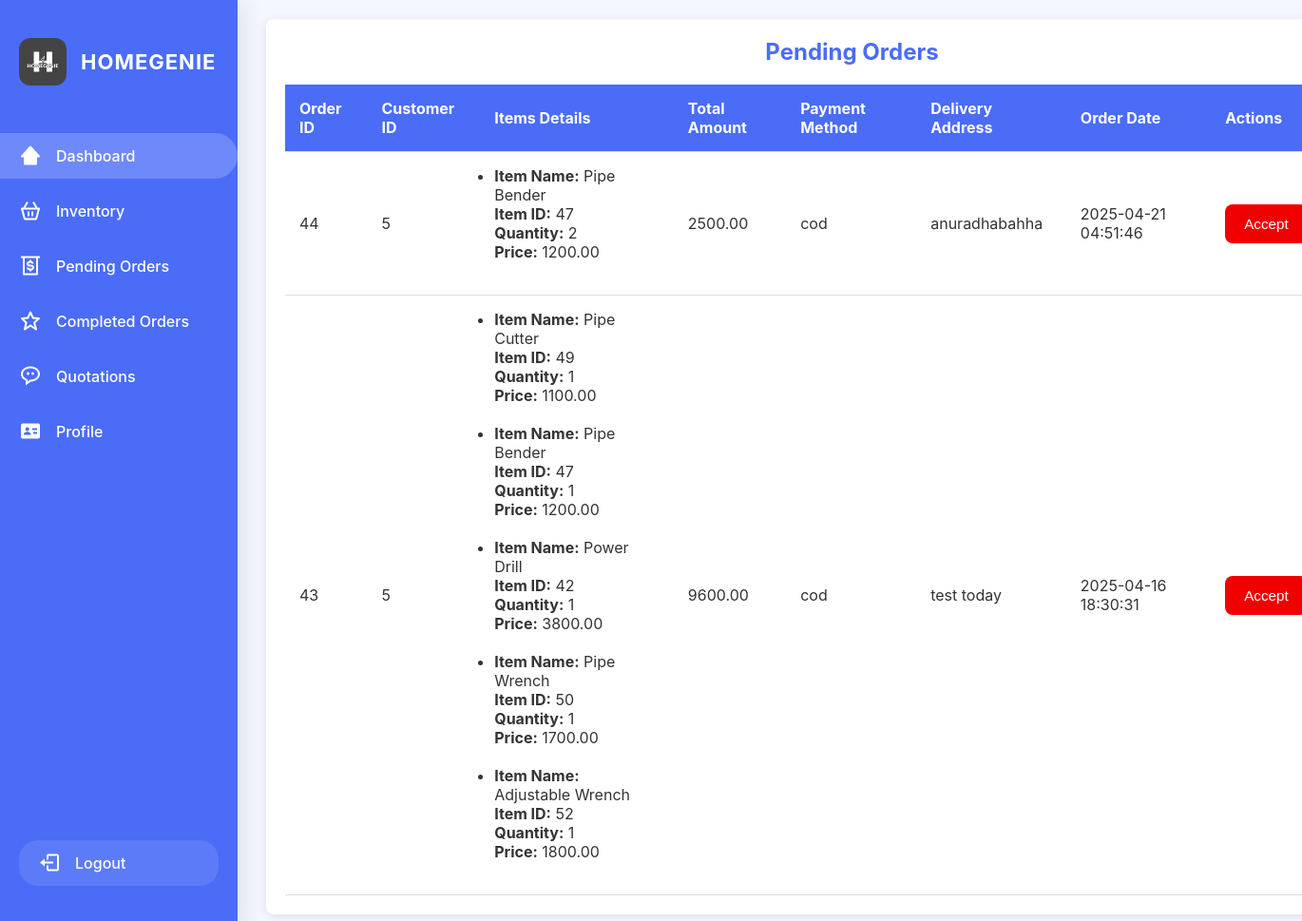
Screenshot of /SupplierController/pendingOrders (signed in) with the database file from the repository.
### tables this page shows
CREATE TABLE `sales_orders` (
  `id` int(11) NOT NULL,
  `customer_id` int(11) NOT NULL,
  `total_amount` decimal(10,2) NOT NULL,
  `payment_method` varchar(20) NOT NULL,
  `delivery_address` text NOT NULL,
  `created_at` timestamp NOT NULL DEFAULT current_timestamp(),
  `supplier_id` int(11) NOT NULL,
  `status` enum('Pending','Accepted','Completed','Cancelled') NOT NULL DEFAULT 'Pending'
);

CREATE TABLE `inventory` (
  `item_id` int(11) NOT NULL,
  `item_name` varchar(100) NOT NULL,
  `description` text DEFAULT NULL,
  `quantity` int(11) NOT NULL,
  `selling_price` decimal(10,2) NOT NULL,
  `category` varchar(50) NOT NULL,
  `added_date` date NOT NULL,
  `image_path` longblob DEFAULT NULL,
  `user_id` int(11) DEFAULT NULL
);

CREATE TABLE `sales_items` (
  `id` int(11) NOT NULL,
  `sale_id` int(11) NOT NULL,
  `item_id` int(11) NOT NULL,
  `quantity` int(11) NOT NULL,
  `price` decimal(10,2) NOT NULL,
  `created_at` timestamp NOT NULL DEFAULT current_timestamp(),
  `supplier_id` int(11) NOT NULL,
  `status` enum('Pending','Accepted','Completed','Cancelled') NOT NULL DEFAULT 'Pending'
);

### app/controllers/SupplierController.php (called while the page is built, shortened)
<?php
require_once '../app/models/SupplierModel.php';
class SupplierController extends Controller {
    private $SupplierModel;
    public function __construct() {
        $this->SupplierModel = $this->model('SupplierModel');
    }
    public function pendingOrders()
{
    $loggedUserId = $_SESSION['user_id'] ?? null;
    $pendingOrders = $this->SupplierModel->getPendingOrders($loggedUserId);
    $orders = [];
    foreach ($pendingOrders as $row) {
        $orderId = $row->order_id;
        if (!isset($orders[$orderId])) {
            $orders[$orderId] = (object)[
                'order_id' => $row->order_id,
                'customer_id' => $row->customer_id,
                'total_amount' => $row->total_amount,
                'payment_method' => $row->payment_method,
                'delivery_address' => $row->delivery_address,
                'created_at' => $row->created_at,
                'customer_name' => $row->customer_name,
                'contact_number' => $row->contact_number,
                'email' => $row->email,
                'items' => []
            ];
        }
        $orders[$orderId]->items[] = (object)[
            'item_id' => $row->item_id,
            'item_name' => $row->item_name,
            'quantity' => $row->quantity,
            'price' => $row->price
        ];
    }
    $data = [
        'pendingOrders' => array_values($orders)
    ];
    $this->view('supplier/admin/pendingOrders/pendingOrders', $data);
}
}

### app/libraries/Core.php (called while the page is built, shortened)
<?php
class Core {
    protected $currentMethod = 'index';
    public function __construct() {
        $url = $this->getURL();
        if (isset($url[0]) && file_exists('../app/controllers/' . ucwords($url[0]) . '.php')) {
            unset($url[0]);
        }
        $this->currentController = new $this->currentController;
        if (isset($url[1]) && method_exists($this->currentController, $url[1])) {
            $this->currentMethod = $url[1];
            unset($url[1]);
        }
        $this->params = $url ? array_values($url) : [];
        call_user_func_array([$this->currentController, $this->currentMethod], $this->params);
    }
    public function getURL() {
        if (isset($_GET['url'])) {
            $url = rtrim($_GET['url'], '/');
            $url = filter_var($url, FILTER_SANITIZE_URL);
            return explode('/', $url);
        }
        return [];
    }
}

### public/index.php (called while the page is built, shortened)
<?php
   $init = new Core();
?>

### app/libraries/Database.php (called while the page is built, shortened)
<?php
class Database{
    private $host = DB_HOST;
    private $user = DB_USER;
    private $password = DB_PASSWORD;
    private $dbname = DB_NAME;
    private $dbh;
    private $statement;
    public function __construct(){
        $dsn = 'mysql:host='.$this->host.';dbname='.$this->dbname;
        $options = array(
            PDO::ATTR_PERSISTENT => true,
            PDO::ATTR_ERRMODE => PDO::ERRMODE_EXCEPTION
        );
        try {
            $this->dbh = new PDO($dsn, $this->user, $this->password, $options);
        } catch (PDOException $e) {
            $this->error = $e->getMessage();
            echo $this->error;
        }
    }
    public function query($sql){
        $this->statement = $this->dbh->prepare($sql);
    }
    public function bind($param, $value, $type = null){
        if (is_null($type)) {
            switch (true) {
                case is_int($value):
                    $type = PDO::PARAM_INT;
                    break;
            }
        }
        $this->statement->bindValue($param, $value, $type);
    }
    public function execute(){
        return $this->statement->execute();
    }
    public function resultSet(){
        $this->execute();
        return $this->statement->fetchAll(PDO::FETCH_OBJ);
    }
}

### app/models/SupplierModel.php (called while the page is built, shortened)
<?php
class SupplierModel {
    private $db;
    public function __construct() {
        $this->db = new Database();
    }
    public function getPendingOrders($supplierId)
{
    $this->db->query(
        "SELECT
            so.id AS order_id,
            so.customer_id,
            so.total_amount,
            so.payment_method,
            so.delivery_address,
            so.created_at,
            si.item_id,
            si.quantity,
            si.price,
            i.item_name, -- Include the item name from the inventory table
            u.first_name AS customer_name,
            u.contact_number,
            u.email
         FROM
            sales_orders so
         JOIN
            sales_items si ON so.id = si.sale_id
         JOIN
            inventory i ON si.item_id = i.item_id -- Join with inventory table to get item details
         JOIN
            users u ON so.customer_id = u.user_id
         WHERE
            so.supplier_id = :supplier_id AND si.status = 'Pending'
         ORDER BY
            so.created_at DESC"
    );
    $this->db->bind(':supplier_id', $supplierId);
    return $this->db->resultSet() ?? [];
}
}

### app/views/supplier/admin/pendingOrders/pendingOrders.php (the view, shortened to what this page needs)
<!DOCTYPE html>
<html lang="en">
<head>
    <link rel="stylesheet" href="<?php echo URLROOT; ?>/public/css/supplierPendingOrders.css">
</head>
<body>
<?php require APPROOT . '/views/supplier/admin/sidebar.php'; ?>
<div class="payments-container">
    <h2>Pending Orders</h2>
    <table>
        <thead>
            <tr>
                <th>Order ID</th>
                <th>Customer ID</th>
                <th>Items Details</th>
                <th>Total Amount</th>
                <th>Payment Method</th>
                <th>Delivery Address</th>
                <th>Order Date</th>
                <th>Actions</th>
            </tr>
        </thead>
        <tbody>
        <?php if (!empty($data['pendingOrders'])): ?>
            <?php foreach ($data['pendingOrders'] as $order): ?>
                <tr>
                    <td><?php echo $order->order_id; ?></td>
                    <td><?php echo $order->customer_id; ?></td>
                    <td>
                        <?php if (!empty($order->items) && is_array($order->items)): ?>
                            <ul>
                                <?php foreach ($order->items as $item): ?>
                                    <li>
                                        <strong>Item Name:</strong> <?php echo $item->item_name; ?><br>
                                        <strong>Item ID:</strong> <?php echo $item->item_id; ?><br>
                                        <strong>Quantity:</strong> <?php echo $item->quantity; ?><br>
                                        <strong>Price:</strong> <?php echo $item->price; ?><br><br>
                                    </li>
                                <?php endforeach; ?>
                            </ul>
                        <?php else: ?>
                            <p>No items found.</p>
                        <?php endif; ?>
                    </td>
                    <td><?php echo $order->total_amount; ?></td>
                    <td><?php echo $order->payment_method; ?></td>
                    <td><?php echo $order->delivery_address; ?></td>
                    <td><?php echo $order->created_at; ?></td>
                    <td>
                        <div class="action-buttons">
                            <form action="<?php echo URLROOT; ?>/SupplierController/updateOrderStatus" method="POST">
                                <button type="submit" class="accept-btn">Accept</button>
                            </form>
                        </div>
                    </td>
                </tr>
            <?php endforeach; ?>
        <?php else: ?>
            <tr>
                <td colspan="8" style="text-align: center;">No pending orders available.</td>
            </tr>
        <?php endif; ?>
        </tbody>
    </table>
</div>
</body>
</html>

### public/css/supplierPendingOrders.css (style rules this page uses)
:root { --primary-color: #4a6cf7; --secondary-color: #6a7aff; --background-color: #f4f7ff; --text-color: #ffffff; --button-hover-color: #3a5bf1; --border-radius: 8px; }
body { font-family: "Arial", sans-serif; background-color: var(--background-color); margin: 0; padding: 0; }
h2 { color: var(--primary-color); text-align: center; margin-bottom: 20px; }
.payments-container { width: 90%; max-width: 1400px; margin: 20px auto; background-color: white; padding: 20px; border-radius: var(--border-radius); box-shadow: 0 2px 10px rgba(0, 0, 0, 0.1); margin-left: 280px; }
table { width: 100%; border-collapse: collapse; margin-top: 20px; }
th, td { padding: 15px; text-align: left; border-bottom: 1px solid #ddd; }
th { background-color: var(--primary-color); color: white; }
td { background-color: #fff; color: var(--text-color); }
tr:nth-child(even) { background-color: #f9f9f9; }
.action-buttons { display: flex; gap: 15px; }
.action-buttons button { padding: 12px 20px; border: none; border-radius: var(--border-radius); font-size: 0.95rem; cursor: pointer; transition: background-color 0.3s ease; }
.accept-btn { background-color: rgb(241, 0, 0); color: white; }

### public/css/supplierSidebar.css (style rules this page uses)
:root { --primary-color: #4a6cf7; --secondary-color: #4a6cf7; --background-color: #f4f7ff; --sidebar-background: #ffffff; --text-color: #333; --hover-color: rgba(74, 108, 247, 0.1); }
* { margin: 0; padding: 0; box-sizing: border-box; transition: all 0.3s ease; }
body { font-family: 'Inter', sans-serif; background-color: var(--background-color); }

### rows the page displays
sales_orders: id "44", customer "5", inventory.item_name "Pipe Bender", sales_items.item_id "47", sales_items.quantity "2", sales_items.price "1200.00", total_amount "2500.00", payment_method "cod", delivery_address "anuradhabahha", created_at "2025-04-21 04:51:46"
sales_orders: inventory.item_name "Pipe Cutter", sales_items.item_id "49", sales_items.quantity "1", sales_items.price "1100.00", inventory.item_name "Pipe Bender", sales_items.item_id "47", sales_items.price "1200.00", inventory.item_name "Power Drill", sales_items.item_id "42", sales_items.price "3800.00", inventory.item_name "Pipe Wrench", sales_items.item_id "50", sales_items.price "1700.00", inventory.item_name "Adjustable Wrench", sales_items.item_id "52", sales_items.price "1800.00"

### other values shown
$order->order_id "43"
$order->customer_id "5"
$order->total_amount "9600.00"
$order->payment_method "cod"
$order->delivery_address "test today"
$order->created_at "2025-04-16 18:30:31"
